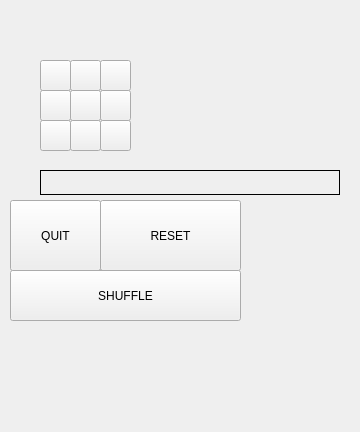
<?xml version="1.0" encoding="UTF-8"?>
<ui version="4.0">
 <class>MainWindow</class>
 <widget class="QMainWindow" name="MainWindow">
  <property name="geometry">
   <rect>
    <x>0</x>
    <y>0</y>
    <width>360</width>
    <height>432</height>
   </rect>
  </property>
  <property name="windowTitle">
   <string>MainWindow</string>
  </property>
  <widget class="QWidget" name="centralWidget">
   <widget class="QPushButton" name="pushButton0">
    <property name="geometry">
     <rect>
      <x>40</x>
      <y>120</y>
      <width>31</width>
      <height>31</height>
     </rect>
    </property>
    <property name="text">
     <string/>
    </property>
    <property name="iconSize">
     <size>
      <width>31</width>
      <height>31</height>
     </size>
    </property>
   </widget>
   <widget class="QPushButton" name="pushButton1">
    <property name="geometry">
     <rect>
      <x>70</x>
      <y>120</y>
      <width>31</width>
      <height>31</height>
     </rect>
    </property>
    <property name="text">
     <string/>
    </property>
    <property name="iconSize">
     <size>
      <width>31</width>
      <height>31</height>
     </size>
    </property>
   </widget>
   <widget class="QPushButton" name="pushButton2">
    <property name="geometry">
     <rect>
      <x>100</x>
      <y>120</y>
      <width>31</width>
      <height>31</height>
     </rect>
    </property>
    <property name="text">
     <string/>
    </property>
    <property name="iconSize">
     <size>
      <width>31</width>
      <height>31</height>
     </size>
    </property>
   </widget>
   <widget class="QPushButton" name="pushButton3">
    <property name="geometry">
     <rect>
      <x>40</x>
      <y>90</y>
      <width>31</width>
      <height>31</height>
     </rect>
    </property>
    <property name="text">
     <string/>
    </property>
    <property name="iconSize">
     <size>
      <width>31</width>
      <height>31</height>
     </size>
    </property>
   </widget>
   <widget class="QPushButton" name="pushButton4">
    <property name="geometry">
     <rect>
      <x>70</x>
      <y>90</y>
      <width>31</width>
      <height>31</height>
     </rect>
    </property>
    <property name="text">
     <string/>
    </property>
    <property name="iconSize">
     <size>
      <width>31</width>
      <height>31</height>
     </size>
    </property>
   </widget>
   <widget class="QPushButton" name="pushButton5">
    <property name="geometry">
     <rect>
      <x>100</x>
      <y>90</y>
      <width>31</width>
      <height>31</height>
     </rect>
    </property>
    <property name="text">
     <string/>
    </property>
    <property name="iconSize">
     <size>
      <width>31</width>
      <height>31</height>
     </size>
    </property>
   </widget>
   <widget class="QPushButton" name="pushButton6">
    <property name="geometry">
     <rect>
      <x>40</x>
      <y>60</y>
      <width>31</width>
      <height>31</height>
     </rect>
    </property>
    <property name="text">
     <string/>
    </property>
    <property name="iconSize">
     <size>
      <width>31</width>
      <height>31</height>
     </size>
    </property>
   </widget>
   <widget class="QPushButton" name="pushButton7">
    <property name="geometry">
     <rect>
      <x>70</x>
      <y>60</y>
      <width>31</width>
      <height>31</height>
     </rect>
    </property>
    <property name="text">
     <string/>
    </property>
    <property name="iconSize">
     <size>
      <width>31</width>
      <height>31</height>
     </size>
    </property>
   </widget>
   <widget class="QPushButton" name="pushButton8">
    <property name="geometry">
     <rect>
      <x>100</x>
      <y>60</y>
      <width>31</width>
      <height>31</height>
     </rect>
    </property>
    <property name="text">
     <string/>
    </property>
    <property name="iconSize">
     <size>
      <width>31</width>
      <height>31</height>
     </size>
    </property>
    <property name="autoRepeatDelay">
     <number>300</number>
    </property>
   </widget>
   <widget class="QPushButton" name="quitButton">
    <property name="geometry">
     <rect>
      <x>10</x>
      <y>200</y>
      <width>91</width>
      <height>71</height>
     </rect>
    </property>
    <property name="text">
     <string>QUIT</string>
    </property>
   </widget>
   <widget class="QPushButton" name="resetButton">
    <property name="geometry">
     <rect>
      <x>100</x>
      <y>200</y>
      <width>141</width>
      <height>71</height>
     </rect>
    </property>
    <property name="text">
     <string>RESET</string>
    </property>
   </widget>
   <widget class="QPushButton" name="pushButton">
    <property name="geometry">
     <rect>
      <x>10</x>
      <y>270</y>
      <width>231</width>
      <height>51</height>
     </rect>
    </property>
    <property name="text">
     <string>SHUFFLE</string>
    </property>
   </widget>
   <widget class="QLabel" name="Timeclock">
    <property name="geometry">
     <rect>
      <x>40</x>
      <y>170</y>
      <width>300</width>
      <height>25</height>
     </rect>
    </property>
    <property name="frameShape">
     <enum>QFrame::Box</enum>
    </property>
    <property name="text">
     <string/>
    </property>
   </widget>
   <widget class="QLabel" name="Timefill">
    <property name="geometry">
     <rect>
      <x>40</x>
      <y>170</y>
      <width>300</width>
      <height>25</height>
     </rect>
    </property>
    <property name="frameShape">
     <enum>QFrame::Box</enum>
    </property>
    <property name="text">
     <string/>
    </property>
   </widget>
   <widget class="QLabel" name="Timenum">
    <property name="geometry">
     <rect>
      <x>40</x>
      <y>170</y>
      <width>300</width>
      <height>25</height>
     </rect>
    </property>
    <property name="frameShape">
     <enum>QFrame::Box</enum>
    </property>
    <property name="text">
     <string/>
    </property>
   </widget>
  </widget>
  <widget class="QMenuBar" name="menuBar">
   <property name="geometry">
    <rect>
     <x>0</x>
     <y>0</y>
     <width>360</width>
     <height>21</height>
    </rect>
   </property>
  </widget>
 </widget>
 <layoutdefault spacing="6" margin="11"/>
 <resources/>
 <connections>
  <connection>
   <sender>pushButton0</sender>
   <signal>clicked()</signal>
   <receiver>MainWindow</receiver>
   <slot>button0Clicked()</slot>
   <hints>
    <hint type="sourcelabel">
     <x>61</x>
     <y>152</y>
    </hint>
    <hint type="destinationlabel">
     <x>61</x>
     <y>186</y>
    </hint>
   </hints>
  </connection>
  <connection>
   <sender>pushButton1</sender>
   <signal>clicked()</signal>
   <receiver>MainWindow</receiver>
   <slot>button1Clicked()</slot>
   <hints>
    <hint type="sourcelabel">
     <x>82</x>
     <y>156</y>
    </hint>
    <hint type="destinationlabel">
     <x>80</x>
     <y>258</y>
    </hint>
   </hints>
  </connection>
  <connection>
   <sender>pushButton2</sender>
   <signal>clicked()</signal>
   <receiver>MainWindow</receiver>
   <slot>button2Clicked()</slot>
   <hints>
    <hint type="sourcelabel">
     <x>100</x>
     <y>172</y>
    </hint>
    <hint type="destinationlabel">
     <x>100</x>
     <y>237</y>
    </hint>
   </hints>
  </connection>
  <connection>
   <sender>pushButton5</sender>
   <signal>clicked()</signal>
   <receiver>MainWindow</receiver>
   <slot>button5Clicked()</slot>
   <hints>
    <hint type="sourcelabel">
     <x>107</x>
     <y>136</y>
    </hint>
    <hint type="destinationlabel">
     <x>170</x>
     <y>135</y>
    </hint>
   </hints>
  </connection>
  <connection>
   <sender>pushButton8</sender>
   <signal>clicked()</signal>
   <receiver>MainWindow</receiver>
   <slot>button8Clicked()</slot>
   <hints>
    <hint type="sourcelabel">
     <x>103</x>
     <y>112</y>
    </hint>
    <hint type="destinationlabel">
     <x>160</x>
     <y>65</y>
    </hint>
   </hints>
  </connection>
  <connection>
   <sender>pushButton7</sender>
   <signal>clicked()</signal>
   <receiver>MainWindow</receiver>
   <slot>button7Clicked()</slot>
   <hints>
    <hint type="sourcelabel">
     <x>80</x>
     <y>109</y>
    </hint>
    <hint type="destinationlabel">
     <x>79</x>
     <y>65</y>
    </hint>
   </hints>
  </connection>
  <connection>
   <sender>pushButton6</sender>
   <signal>clicked()</signal>
   <receiver>MainWindow</receiver>
   <slot>button6Clicked()</slot>
   <hints>
    <hint type="sourcelabel">
     <x>58</x>
     <y>102</y>
    </hint>
    <hint type="destinationlabel">
     <x>58</x>
     <y>86</y>
    </hint>
   </hints>
  </connection>
  <connection>
   <sender>pushButton3</sender>
   <signal>clicked()</signal>
   <receiver>MainWindow</receiver>
   <slot>button3Clicked()</slot>
   <hints>
    <hint type="sourcelabel">
     <x>61</x>
     <y>133</y>
    </hint>
    <hint type="destinationlabel">
     <x>24</x>
     <y>130</y>
    </hint>
   </hints>
  </connection>
  <connection>
   <sender>pushButton4</sender>
   <signal>clicked()</signal>
   <receiver>MainWindow</receiver>
   <slot>button4Clicked()</slot>
   <hints>
    <hint type="sourcelabel">
     <x>85</x>
     <y>133</y>
    </hint>
    <hint type="destinationlabel">
     <x>155</x>
     <y>186</y>
    </hint>
   </hints>
  </connection>
  <connection>
   <sender>quitButton</sender>
   <signal>clicked()</signal>
   <receiver>MainWindow</receiver>
   <slot>quitButtonClicked()</slot>
   <hints>
    <hint type="sourcelabel">
     <x>64</x>
     <y>232</y>
    </hint>
    <hint type="destinationlabel">
     <x>164</x>
     <y>262</y>
    </hint>
   </hints>
  </connection>
  <connection>
   <sender>resetButton</sender>
   <signal>clicked()</signal>
   <receiver>MainWindow</receiver>
   <slot>resetButtonClicked()</slot>
   <hints>
    <hint type="sourcelabel">
     <x>154</x>
     <y>242</y>
    </hint>
    <hint type="destinationlabel">
     <x>129</x>
     <y>191</y>
    </hint>
   </hints>
  </connection>
  <connection>
   <sender>pushButton</sender>
   <signal>clicked()</signal>
   <receiver>MainWindow</receiver>
   <slot>shuffleButtonClicked()</slot>
   <hints>
    <hint type="sourcelabel">
     <x>153</x>
     <y>310</y>
    </hint>
    <hint type="destinationlabel">
     <x>171</x>
     <y>349</y>
    </hint>
   </hints>
  </connection>
 </connections>
 <slots>
  <slot>myButtonClicked()</slot>
  <slot>button0Clicked()</slot>
  <slot>button1Clicked()</slot>
  <slot>button2Clicked()</slot>
  <slot>button3Clicked()</slot>
  <slot>button4Clicked()</slot>
  <slot>button5Clicked()</slot>
  <slot>button6Clicked()</slot>
  <slot>button7Clicked()</slot>
  <slot>button8Clicked()</slot>
  <slot>quitButtonClicked()</slot>
  <slot>resetButtonClicked()</slot>
  <slot>shuffleButtonClicked()</slot>
 </slots>
</ui>
